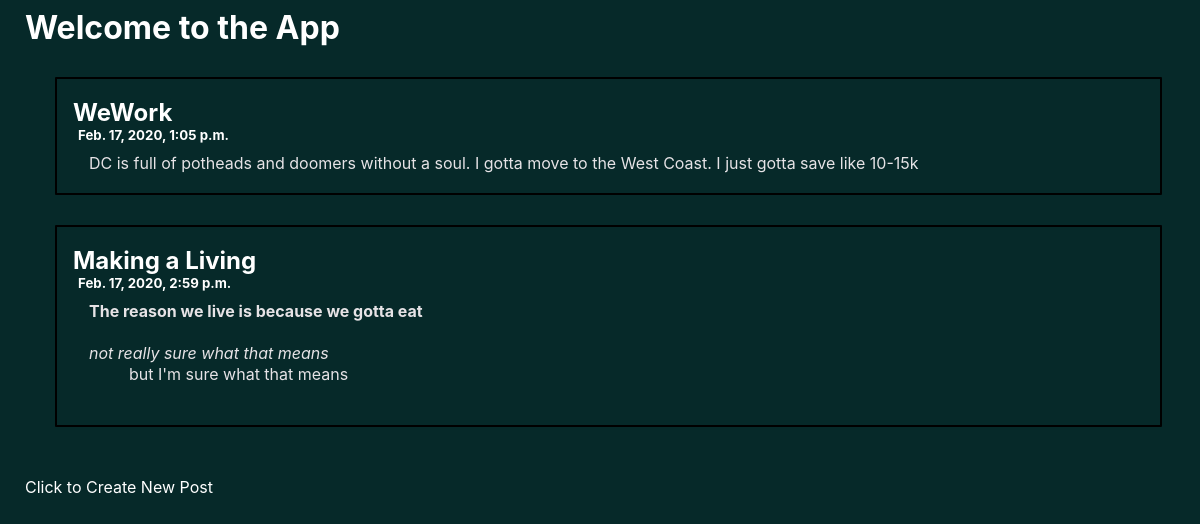
Before: / with the older database file.
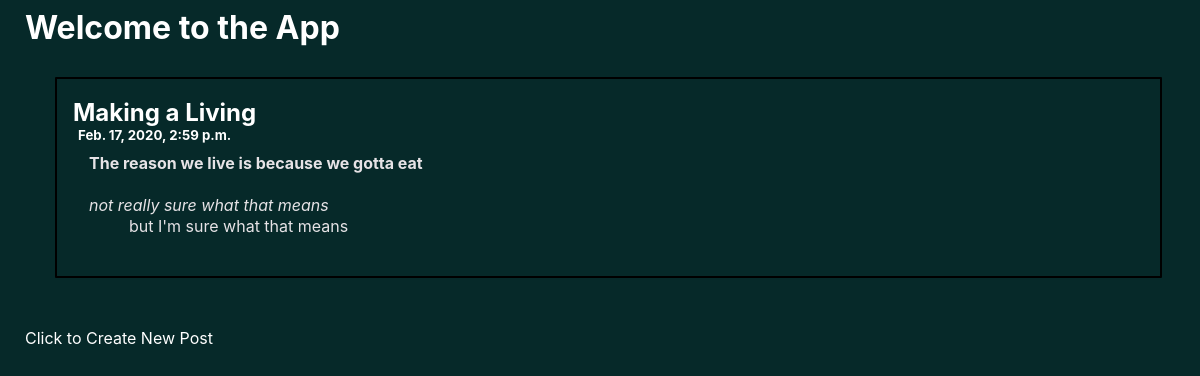
After: the same page with the newer database file.
### blog/models.py (models this page shows)
class Post(models.Model):
    title = models.CharField(max_length=100)
    body = models.TextField()
    date = models.DateTimeField(auto_now_add=True)
    idtag = models.UUIDField(primary_key=True,default=uuid.uuid4,unique=True)

### blog/views.py (the view)
# urls.py: path('',ViewAll.as_view()),
class ViewAll(ListView):
    model = Post
    template_name = "blog/main.html"

### blog/templates/blog/main.html (shortened to what this page needs)
{% extends "home.html" %}
{% block list %}
    {%for post in object_list %}
            <div class = "list">
                <h2>{{post.title}}</h3>
                <h5>{{post.date}}</h5>
                <div class="bodytext">
                    <p>{% autoescape off %}
                        {{post.body}}
                    {% endautoescape %}
                    </p>
                </div>
            </div>
    {%endfor%}
{% endblock %}

### blog/templates/blog/home.html (shortened to what this page needs)
<!doctype html>
<html>
    <head>
        {% load static %}
        <link rel="stylesheet" type="text/css" href="{% static 'styles/style.css' %}" >
    </head>
    <body>
        <header>
            <h1>Welcome to the App</h1>
        </header>
        <article>
            <div id="posts">
                {% block list%}
                {% endblock %}
            </div>
            <div>
                <br>
                <a href="{% url 'blog:newpost' %}">Click to Create New Post</a>
                <br>
            </div>
        </article>
    </body>
</html>

### blog/static/styles/style.css (style rules this page uses)
body { background-color: rgb(6, 41, 41); margin-left: 25px; }
* { font-family: -apple-system, BlinkMacSystemFont, 'Segoe UI', Roboto, Oxygen, Ubuntu, Cantarell, 'Open Sans', 'Helvetica Neue', sans-serif; color: #E6E3E6 }
h1,h2,h3,h4,h5 { color: white; margin: 0px; padding:0px; }
p { margin: 0px; padding:0px; }
a { text-decoration: none; color: white; }
.list { margin: 30px; border: 2px solid black; border-radius: 1px; padding: 1.2em 1em; }
h5 { padding-left: 5px; }
.bodytext { font-family: Georgia,"Times New Roman",serif; line-height: 1.3; text-indent: 1em; padding-top: 10px; }

Changed rows visible on the page:
removed Post: title "WeWork", date "Feb. 17, 2020, 1:05 p.m.", body "DC is full of potheads and doomers without a soul. I gotta move to the West Coast. I just gotta save like 10-15k"
